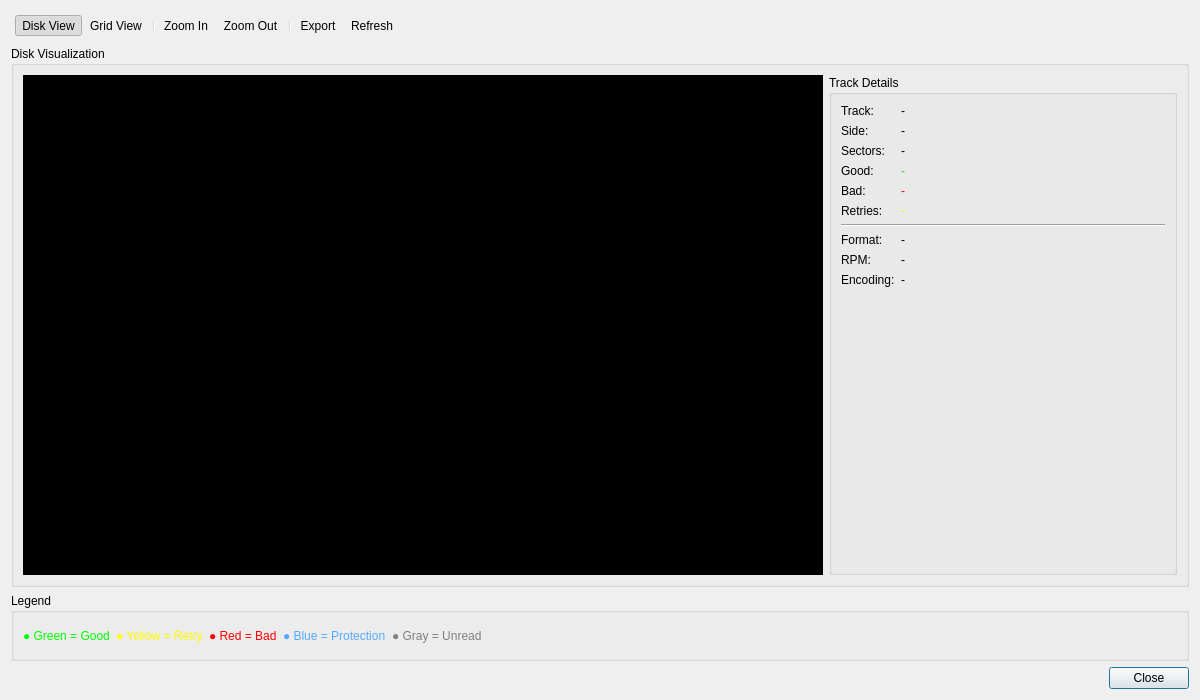
<?xml version="1.0" encoding="UTF-8"?>
<ui version="4.0">
 <class>VisualDiskWindow</class>
 <widget class="QDialog" name="VisualDiskWindow">
  <property name="geometry">
   <rect>
    <x>0</x>
    <y>0</y>
    <width>1200</width>
    <height>700</height>
   </rect>
  </property>
  <property name="windowTitle">
   <string>Visual Disk - Track Visualization</string>
  </property>
  <layout class="QVBoxLayout" name="verticalLayout">
   <item>
    <widget class="QToolBar" name="toolbar">
     <property name="windowTitle">
      <string>toolBar</string>
     </property>
     <addaction name="actionDiskView"/>
     <addaction name="actionGridView"/>
     <addaction name="separator"/>
     <addaction name="actionZoomIn"/>
     <addaction name="actionZoomOut"/>
     <addaction name="separator"/>
     <addaction name="actionExport"/>
     <addaction name="actionRefresh"/>
    </widget>
   </item>
   <item>
    <widget class="QGroupBox" name="groupVisualization">
     <property name="title">
      <string>Disk Visualization</string>
     </property>
     <layout class="QHBoxLayout" name="horizontalLayout">
      <item>
       <widget class="QWidget" name="widgetDiskView" native="true">
        <property name="minimumSize">
         <size>
          <width>800</width>
          <height>500</height>
         </size>
        </property>
        <property name="styleSheet">
         <string notr="true">background-color: rgb(0, 0, 0);</string>
        </property>
       </widget>
      </item>
      <item>
       <widget class="QGroupBox" name="groupTrackDetails">
        <property name="title">
         <string>Track Details</string>
        </property>
        <property name="minimumSize">
         <size>
          <width>300</width>
          <height>0</height>
         </size>
        </property>
        <layout class="QFormLayout" name="formLayout">
         <item row="0" column="0">
          <widget class="QLabel" name="labelTrack">
           <property name="text">
            <string>Track:</string>
           </property>
          </widget>
         </item>
         <item row="0" column="1">
          <widget class="QLabel" name="labelTrackValue">
           <property name="text">
            <string>-</string>
           </property>
          </widget>
         </item>
         <item row="1" column="0">
          <widget class="QLabel" name="labelSide">
           <property name="text">
            <string>Side:</string>
           </property>
          </widget>
         </item>
         <item row="1" column="1">
          <widget class="QLabel" name="labelSideValue">
           <property name="text">
            <string>-</string>
           </property>
          </widget>
         </item>
         <item row="2" column="0">
          <widget class="QLabel" name="labelSectors">
           <property name="text">
            <string>Sectors:</string>
           </property>
          </widget>
         </item>
         <item row="2" column="1">
          <widget class="QLabel" name="labelSectorsValue">
           <property name="text">
            <string>-</string>
           </property>
          </widget>
         </item>
         <item row="3" column="0">
          <widget class="QLabel" name="labelGoodSectors">
           <property name="text">
            <string>Good:</string>
           </property>
          </widget>
         </item>
         <item row="3" column="1">
          <widget class="QLabel" name="labelGoodSectorsValue">
           <property name="text">
            <string>-</string>
           </property>
           <property name="styleSheet">
            <string notr="true">color: rgb(0, 255, 0);</string>
           </property>
          </widget>
         </item>
         <item row="4" column="0">
          <widget class="QLabel" name="labelBadSectors">
           <property name="text">
            <string>Bad:</string>
           </property>
          </widget>
         </item>
         <item row="4" column="1">
          <widget class="QLabel" name="labelBadSectorsValue">
           <property name="text">
            <string>-</string>
           </property>
           <property name="styleSheet">
            <string notr="true">color: rgb(255, 0, 0);</string>
           </property>
          </widget>
         </item>
         <item row="5" column="0">
          <widget class="QLabel" name="labelRetries">
           <property name="text">
            <string>Retries:</string>
           </property>
          </widget>
         </item>
         <item row="5" column="1">
          <widget class="QLabel" name="labelRetriesValue">
           <property name="text">
            <string>-</string>
           </property>
           <property name="styleSheet">
            <string notr="true">color: rgb(255, 255, 0);</string>
           </property>
          </widget>
         </item>
         <item row="6" column="0" colspan="2">
          <widget class="Line" name="line">
           <property name="orientation">
            <enum>Qt::Horizontal</enum>
           </property>
          </widget>
         </item>
         <item row="7" column="0">
          <widget class="QLabel" name="labelFormat">
           <property name="text">
            <string>Format:</string>
           </property>
          </widget>
         </item>
         <item row="7" column="1">
          <widget class="QLabel" name="labelFormatValue">
           <property name="text">
            <string>-</string>
           </property>
          </widget>
         </item>
         <item row="8" column="0">
          <widget class="QLabel" name="labelRPM">
           <property name="text">
            <string>RPM:</string>
           </property>
          </widget>
         </item>
         <item row="8" column="1">
          <widget class="QLabel" name="labelRPMValue">
           <property name="text">
            <string>-</string>
           </property>
          </widget>
         </item>
         <item row="9" column="0">
          <widget class="QLabel" name="labelEncoding">
           <property name="text">
            <string>Encoding:</string>
           </property>
          </widget>
         </item>
         <item row="9" column="1">
          <widget class="QLabel" name="labelEncodingValue">
           <property name="text">
            <string>-</string>
           </property>
          </widget>
         </item>
        </layout>
       </widget>
      </item>
     </layout>
    </widget>
   </item>
   <item>
    <widget class="QGroupBox" name="groupLegend">
     <property name="title">
      <string>Legend</string>
     </property>
     <property name="maximumSize">
      <size>
       <width>16777215</width>
       <height>80</height>
      </size>
     </property>
     <layout class="QHBoxLayout" name="horizontalLayout_2">
      <item>
       <widget class="QLabel" name="labelGreenLegend">
        <property name="text">
         <string>● Green = Good</string>
        </property>
        <property name="styleSheet">
         <string notr="true">color: rgb(0, 255, 0);</string>
        </property>
       </widget>
      </item>
      <item>
       <widget class="QLabel" name="labelYellowLegend">
        <property name="text">
         <string>● Yellow = Retry</string>
        </property>
        <property name="styleSheet">
         <string notr="true">color: rgb(255, 255, 0);</string>
        </property>
       </widget>
      </item>
      <item>
       <widget class="QLabel" name="labelRedLegend">
        <property name="text">
         <string>● Red = Bad</string>
        </property>
        <property name="styleSheet">
         <string notr="true">color: rgb(255, 0, 0);</string>
        </property>
       </widget>
      </item>
      <item>
       <widget class="QLabel" name="labelBlueLegend">
        <property name="text">
         <string>● Blue = Protection</string>
        </property>
        <property name="styleSheet">
         <string notr="true">color: rgb(85, 170, 255);</string>
        </property>
       </widget>
      </item>
      <item>
       <widget class="QLabel" name="labelGrayLegend">
        <property name="text">
         <string>● Gray = Unread</string>
        </property>
        <property name="styleSheet">
         <string notr="true">color: rgb(128, 128, 128);</string>
        </property>
       </widget>
      </item>
      <item>
       <spacer name="horizontalSpacer">
        <property name="orientation">
         <enum>Qt::Horizontal</enum>
        </property>
        <property name="sizeHint" stdset="0">
         <size>
          <width>40</width>
          <height>20</height>
         </size>
        </property>
       </spacer>
      </item>
     </layout>
    </widget>
   </item>
   <item>
    <layout class="QHBoxLayout" name="horizontalLayout_3">
     <item>
      <spacer name="horizontalSpacer_2">
       <property name="orientation">
        <enum>Qt::Horizontal</enum>
       </property>
       <property name="sizeHint" stdset="0">
        <size>
         <width>40</width>
         <height>20</height>
        </size>
       </property>
      </spacer>
     </item>
     <item>
      <widget class="QPushButton" name="btnClose">
       <property name="text">
        <string>Close</string>
       </property>
      </widget>
     </item>
    </layout>
   </item>
  </layout>
  <action name="actionDiskView">
   <property name="checkable">
    <bool>true</bool>
   </property>
   <property name="checked">
    <bool>true</bool>
   </property>
   <property name="text">
    <string>Disk View</string>
   </property>
  </action>
  <action name="actionGridView">
   <property name="checkable">
    <bool>true</bool>
   </property>
   <property name="text">
    <string>Grid View</string>
   </property>
  </action>
  <action name="actionZoomIn">
   <property name="text">
    <string>Zoom In</string>
   </property>
  </action>
  <action name="actionZoomOut">
   <property name="text">
    <string>Zoom Out</string>
   </property>
  </action>
  <action name="actionExport">
   <property name="text">
    <string>Export</string>
   </property>
  </action>
  <action name="actionRefresh">
   <property name="text">
    <string>Refresh</string>
   </property>
  </action>
 </widget>
 <resources/>
 <connections>
  <connection>
   <sender>btnClose</sender>
   <signal>clicked()</signal>
   <receiver>VisualDiskWindow</receiver>
   <slot>close()</slot>
   <hints>
    <hint type="sourcelabel">
     <x>1139</x>
     <y>668</y>
    </hint>
    <hint type="destinationlabel">
     <x>599</x>
     <y>349</y>
    </hint>
   </hints>
  </connection>
 </connections>
</ui>
